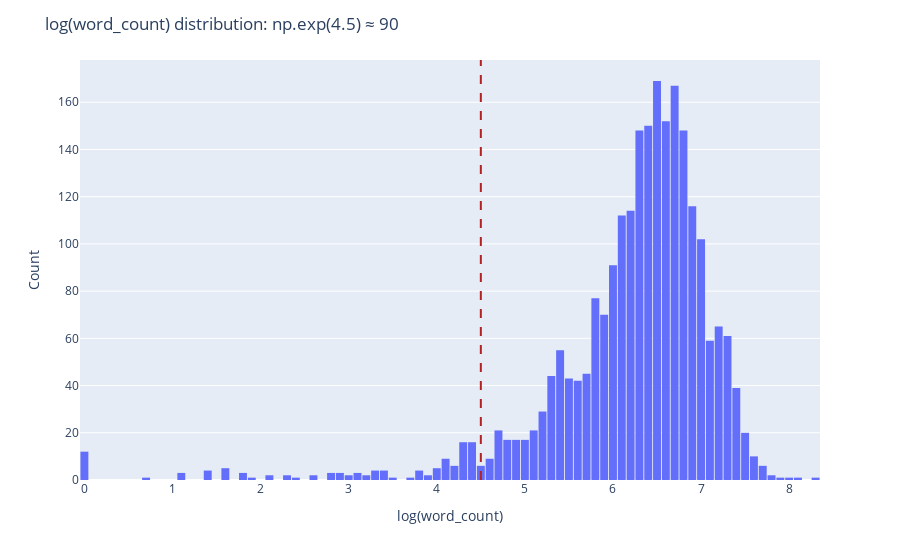

This figure's notebook cell:
### Code cell
fig = px.histogram(tmp, x="log_word_count", nbins=100)
fig.update_layout(
    title_text="log(word_count) distribution: np.exp(4.5) ≈ 90",
    xaxis_title_text="log(word_count)",
    yaxis_title_text="Count",
    bargap=0.1,
)
fig.add_vline(x=4.5, line_dash="dash", line_color="firebrick")
fig.show()

### Figure 1 — Plotly figure (JSON) as saved in the notebook; plotly's stock layout.template omitted (floating-point values rounded to 4 significant figures; data arrays with more than 128 entries replaced by an {"elided": "..."} marker saying what was removed)
{"data": [{"alignmentgroup": "True", "bingroup": "x", "hovertemplate": "log_word_count=%{x}<br>count=%{y}<extra></extra>", "legendgroup": "", "marker": {"color": "#636efa", "pattern": {"shape": ""}}, "name": "", "nbinsx": 100, "offsetgroup": "", "orientation": "v", "showlegend": false, "type": "histogram", "x": {"elided": "2365 float values"}, "xaxis": "x", "yaxis": "y"}], "layout": {"bargap": 0.1, "barmode": "relative", "legend": {"tracegroupgap": 0}, "margin": {"t": 60}, "shapes": [{"line": {"color": "firebrick", "dash": "dash"}, "type": "line", "x0": 4.5, "x1": 4.5, "xref": "x", "y0": 0, "y1": 1, "yref": "y domain"}], "title": {"text": "log(word_count) distribution: np.exp(4.5) ≈ 90"}, "xaxis": {"anchor": "y", "domain": [0, 1], "title": {"text": "log(word_count)"}}, "yaxis": {"anchor": "x", "domain": [0, 1], "title": {"text": "Count"}}}}
